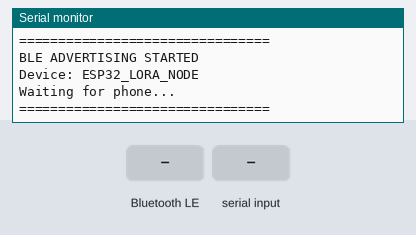
This sketch was run on a simulated ESP32. Shown: the last lines printed to the serial monitor. The test bench sets the inputs (shaded band). Nothing arrives over Bluetooth unless stated; a phone connects over Bluetooth LE 3 s after start.

Above: at 1.7 s.
1.8 s: Bluetooth LE write "1" received
At 2.4 s:
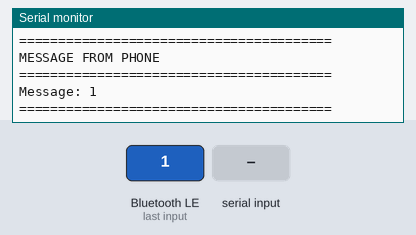
3.3 s: "1\n" received over Serial
4.8 s: "0\n" received over Serial
At 6.1 s:
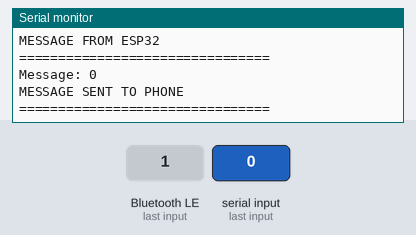

The sketch:

LoRa_BLE.ino
```cpp
#include <BLEDevice.h>
#include <BLEServer.h>
#include <BLEUtils.h>
#include <BLE2902.h>

// ============================================================
// BLE UUIDs
// ============================================================

#define SERVICE_UUID       "6E400001-B5A3-F393-E0A9-E50E24DCCA9E"
#define RX_CHARACTERISTIC  "6E400002-B5A3-F393-E0A9-E50E24DCCA9E"
#define TX_CHARACTERISTIC  "6E400003-B5A3-F393-E0A9-E50E24DCCA9E"

// ============================================================
// GLOBALS
// ============================================================

BLECharacteristic *txCharacteristic = nullptr;

bool deviceConnected = false;

// ============================================================
// SERVER CALLBACKS
// ============================================================

class ServerCallbacks : public BLEServerCallbacks
{
  void onConnect(BLEServer *server)
  {
    deviceConnected = true;

    Serial.println();
    Serial.println("================================");
    Serial.println("PHONE CONNECTED");
    Serial.println("================================");
  }

  void onDisconnect(BLEServer *server)
  {
    deviceConnected = false;

    Serial.println();
    Serial.println("================================");
    Serial.println("PHONE DISCONNECTED");
    Serial.println("================================");

    delay(500);

    server->startAdvertising();

    Serial.println("BLE advertising restarted");
  }
};

// ============================================================
// PHONE -> ESP32
// ============================================================

class RxCallbacks : public BLECharacteristicCallbacks
{
  void onWrite(BLECharacteristic *characteristic)
  {
    String message = characteristic->getValue();

    if (message.length() == 0)
    {
      return;
    }

    Serial.println();
    Serial.println("========================================");
    Serial.println("MESSAGE FROM PHONE");
    Serial.println("========================================");

    Serial.print("Message: ");
    Serial.println(message);

    Serial.println("========================================");

    // IMPORTANT:
    // DO NOT send this message back to the phone.
    //
    // Phone -> ESP32 ends here.
  }
};

// ============================================================
// SETUP
// ============================================================

void setup()
{
  Serial.begin(115200);

  delay(500);

  Serial.println();
  Serial.println("================================");
  Serial.println("ESP32 LORA TRACKER");
  Serial.println("BLE STARTING...");
  Serial.println("================================");

  // ----------------------------------------------------------
  // Initialize BLE
  // ----------------------------------------------------------

  BLEDevice::init("ESP32_LORA_NODE");

  // ----------------------------------------------------------
  // Create BLE server
  // ----------------------------------------------------------

  BLEServer *server =
      BLEDevice::createServer();

  server->setCallbacks(
      new ServerCallbacks()
  );

  // ----------------------------------------------------------
  // Create BLE service
  // ----------------------------------------------------------

  BLEService *service =
      server->createService(
          SERVICE_UUID
      );

  // ==========================================================
  // ESP32 -> PHONE
  // TX CHARACTERISTIC
  // ==========================================================

  txCharacteristic =
      service->createCharacteristic(
          TX_CHARACTERISTIC,
          BLECharacteristic::PROPERTY_NOTIFY
      );

  txCharacteristic->addDescriptor(
      new BLE2902()
  );

  // ==========================================================
  // PHONE -> ESP32
  // RX CHARACTERISTIC
  // ==========================================================

  BLECharacteristic *rxCharacteristic =
      service->createCharacteristic(
          RX_CHARACTERISTIC,
          BLECharacteristic::PROPERTY_WRITE |
          BLECharacteristic::PROPERTY_WRITE_NR
      );

  rxCharacteristic->setCallbacks(
      new RxCallbacks()
  );

  // ----------------------------------------------------------
  // Start BLE service
  // ----------------------------------------------------------

  service->start();

  // ----------------------------------------------------------
  // BLE advertising
  // ----------------------------------------------------------

  BLEAdvertising *advertising =
      BLEDevice::getAdvertising();

  advertising->addServiceUUID(
      SERVICE_UUID
  );

  advertising->setScanResponse(true);

  BLEDevice::startAdvertising();

  Serial.println();
  Serial.println("================================");
  Serial.println("BLE ADVERTISING STARTED");
  Serial.println("Device: ESP32_LORA_NODE");
  Serial.println("Waiting for phone...");
  Serial.println("================================");
}

// ============================================================
// LOOP
// ============================================================

void loop()
{
  // ==========================================================
  // ESP32 SERIAL MONITOR -> PHONE
  // ==========================================================

  if (Serial.available())
  {
    String message =
        Serial.readStringUntil('\n');

    message.trim();

    if (message.length() == 0)
    {
      return;
    }

    Serial.println();
    Serial.println("================================");
    Serial.println("MESSAGE FROM ESP32");
    Serial.println("================================");

    Serial.print("Message: ");
    Serial.println(message);

    // --------------------------------------------------------
    // Send to Flutter only when phone is connected
    // --------------------------------------------------------

    if (deviceConnected)
    {
      txCharacteristic->setValue(
          message.c_str()
      );

      txCharacteristic->notify();

      Serial.println();
      Serial.println("MESSAGE SENT TO PHONE");
      Serial.println("================================");
    }
    else
    {
      Serial.println();
      Serial.println("PHONE NOT CONNECTED");
      Serial.println("Message NOT sent");
      Serial.println("================================");
    }
  }

  delay(10);
}
```

Measured:
- after the input at 1.8 s, the serial monitor: prints a new line at once (image 1)
- after the input at 4.8 s, the serial monitor: prints a new line at once (image 2)
